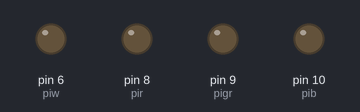
A sketch run on a simulated Arduino Uno, built with avr-gcc and run on an emulated ATmega328P. Parts: output pins drawn as LEDs (lit = HIGH).

Above: at 0.1 s.
At 10.6 s:
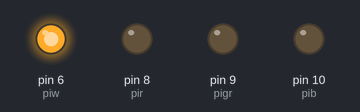
At 30.6 s:
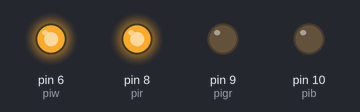
At 60.6 s:
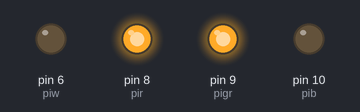
At 90.6 s:
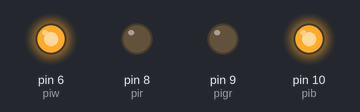
At 120.6 s:
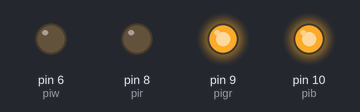
Timing chart, 0 to 122.1 s (numbered marks = the images above):
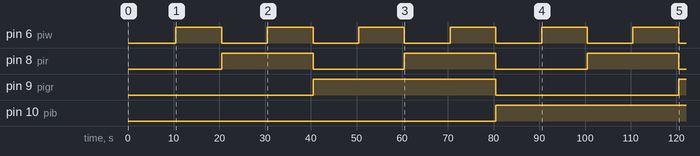

The sketch:

BINARY_COUNTER_WITH_4_LEDS.ino
```cpp
// BINARY COUNTER WITH 4 LEDS TO COUNT TILL 15:
int piw = 6;
int pir = 8;
int pigr = 9;
int pib = 10;
int ht = 500;
int lht = 10000;
//noice one
void setup() {
  // put your setup code here, to run once:
pinMode(piw, OUTPUT);
pinMode(pir, OUTPUT);
pinMode(pigr, OUTPUT);
pinMode(pib, OUTPUT);

}

void loop() {
  // put your main code here, to run repeatedly:
// GIVES BINARY ZERO
delay (ht);
delay (lht);
//  gives binary one :
digitalWrite(piw, HIGH);
digitalWrite(pir, LOW);
digitalWrite(pigr, LOW);
digitalWrite(pib, LOW);
delay(lht);
// gives binary two:
digitalWrite(piw, LOW);
digitalWrite(pir, HIGH);
digitalWrite(pigr, LOW);
digitalWrite(pib, LOW);
delay(lht);
// GIVES BINARY THREE:
digitalWrite(piw, HIGH);
digitalWrite(pir, HIGH);
digitalWrite(pigr, LOW);
digitalWrite(pib, LOW);
delay(lht);

// GIVES BINARY FOUR:
digitalWrite(piw, LOW);
digitalWrite(pir, LOW);
digitalWrite(pigr, HIGH);
digitalWrite(pib, LOW);
delay(lht);
// GIVES BINARY FIVE:
digitalWrite(piw, HIGH);
digitalWrite(pir, LOW);
digitalWrite(pigr, HIGH);
digitalWrite(pib, LOW);
delay(lht);
// GIVES BINARY SIX:
digitalWrite(piw, LOW);
digitalWrite(pir, HIGH);
digitalWrite(pigr, HIGH);
digitalWrite(pib, LOW);
delay(lht);
// GIVES BINARY SEVEN:
digitalWrite(piw, HIGH);
digitalWrite(pir, HIGH);
digitalWrite(pigr, HIGH);
digitalWrite(pib, LOW);
delay(lht);
// GIVES BINARY EIGHT:
digitalWrite(piw, LOW);
digitalWrite(pir, LOW);
digitalWrite(pigr,LOW);
digitalWrite(pib, HIGH);
delay(lht);

// GIVES BINARY NINE:
digitalWrite(piw, HIGH);
digitalWrite(pir, LOW);
digitalWrite(pigr, LOW);
digitalWrite(pib, HIGH);
delay(lht);
// GIVES BINARY TEN:
digitalWrite(piw, LOW);
digitalWrite(pir, HIGH);
digitalWrite(pigr, LOW);
digitalWrite(pib, HIGH);
delay(lht);
// GIVES BINARY ELEVEN:
digitalWrite(piw, HIGH);
digitalWrite(pir, HIGH);
digitalWrite(pigr, LOW);
digitalWrite(pib, HIGH);
delay(lht);
// GIVES BINARY TWELVE:
digitalWrite(piw,LOW);
digitalWrite(pir, LOW);
digitalWrite(pigr, HIGH);
digitalWrite(pib, HIGH);
delay(lht);
// GIVES BINARY THIRTEEN:
digitalWrite(piw, HIGH);
digitalWrite(pir, LOW);
digitalWrite(pigr, HIGH);
digitalWrite(pib, HIGH);
delay(lht);
// GIVES BINARY FOURTEEN:
digitalWrite(piw, LOW);
digitalWrite(pir, HIGH);
digitalWrite(pigr, HIGH);
digitalWrite(pib, HIGH);
delay(lht);
// GIVES BINARY FIFTEEN:
digitalWrite(piw, HIGH);
digitalWrite(pir, HIGH);
digitalWrite(pigr, HIGH);
digitalWrite(pib, HIGH);
delay(lht);
}
```

Measured:
- by itself, pin 6 (piw): alternates HIGH for 10.0 s and LOW for 10.0 s
- by itself, pin 8 (pir): alternates HIGH for 20.0 s and LOW for 20.0 s
- by itself, pin 9 (pigr): LOW → HIGH at 40.5 s, → LOW 40.0 s later, → HIGH 40.0 s later
- by itself, pin 10 (pib): LOW → HIGH at 80.5 s
